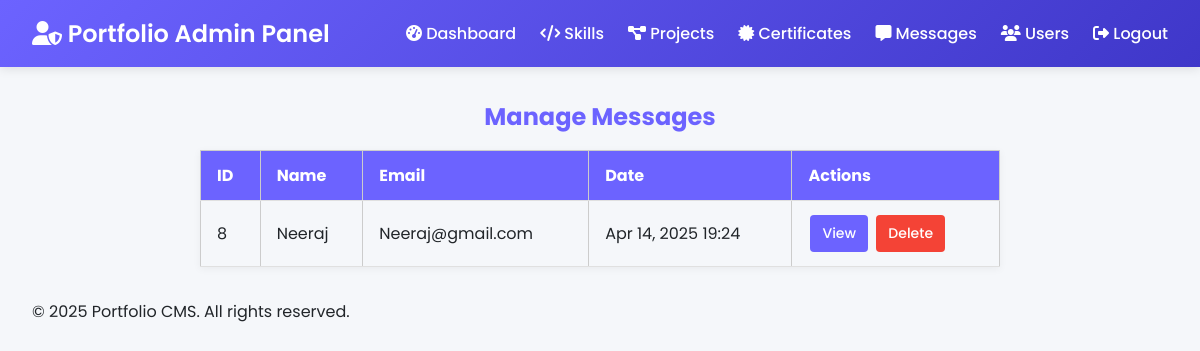
Screenshot of /admin/contact.php (signed in) with the database file from the repository.
### tables this page shows
CREATE TABLE `messages` (
  `id` int NOT NULL,
  `name` varchar(255) DEFAULT NULL,
  `email` varchar(255) DEFAULT NULL,
  `message` text,
  `sent_at` timestamp NULL DEFAULT CURRENT_TIMESTAMP
);

### admin/contact.php (the view, shortened to what this page needs)
<?php
require __DIR__.'/includes/database.php';
try {
    $stmt = $connect->prepare("SELECT * FROM messages ORDER BY sent_at DESC");
    $stmt->execute();
    $result = $stmt->get_result();
} catch(Exception $e) {
    die("Error retrieving messages: " . $e->getMessage());
}
include(__DIR__.'/includes/header.php');
?>
<div class="container">
    <h2>Manage Messages</h2>
    <?php if($result->num_rows > 0): ?>
        <table class="message-table">
            <thead>
                <tr>
                    <th>ID</th>
                    <th>Name</th>
                    <th>Email</th>
                    <th>Date</th>
                    <th>Actions</th>
                </tr>
            </thead>
            <tbody>
                <?php while($row = $result->fetch_assoc()): ?>
                <tr>
                    <td><?= htmlspecialchars($row['id']) ?></td>
                    <td><?= htmlspecialchars($row['name']) ?></td>
                    <td><?= htmlspecialchars($row['email']) ?></td>
                    <td><?= date('M j, Y H:i', strtotime($row['sent_at'])) ?></td>
                    <td>
                        <a href="contact_view.php?id=<?= $row['id'] ?>" class="btn view-btn">View</a>
                        <a href="contact.php?delete=<?= $row['id'] ?>" class="btn danger-btn" onclick="return confirm('Are you sure?')">Delete</a>
                    </td>
                </tr>
                <?php endwhile; ?>
            </tbody>
        </table>
    <?php else: ?>
        <p>No messages found</p>
    <?php endif; ?>
</div>
<?php include(__DIR__.'/includes/footer.php'); ?>

### admin/styles.css (style rules this page uses)
a:link, a:active, a:hover, a:visited { text-decoration: none; color: #b44824; }
table { width: 100%; border: 1px solid #ccc; border-spacing: 0; border-collapse: collapse; }
td, th { border: 1px solid #ccc; padding: 10px; }
th { white-space: nowrap; }
.btn { display: inline-block; padding: 5px 10px; margin: 2px; text-decoration: none; border-radius: 3px; }

### admin/includes/header.php (style rules this page uses)
:root { --primary-color:rgb(90, 157, 196); --secondary-color: #3f37c9; --accent-color:rgb(54, 170, 205); --light-color: #f8f9fa; --dark-color: #212529; --success-color: #4bb543; --warning-color: #f0ad4e; --danger-color: #d9534f; }
body { font-family: 'Poppins', sans-serif; margin: 0; padding: 0; background-color: #f5f7fa; color: var(--dark-color); }

### admin/contact.php (style rules this page uses)
:root { --primary-color: #6C63FF; --danger-color: #f44336; --success-color: #4CAF50; --text-color: #333; --bg-light: #f9f9f9; --border-color: #e0e0e0; --font-family: 'Poppins', sans-serif; }
.btn.view-btn, .btn.view-btn i, .btn.danger-btn, .btn.danger-btn i { color: #fff !important; }
.container { max-width: 800px; margin: 2rem auto; padding: 0 1rem; font-family: var(--font-family); }
h2 { color: var(--primary-color); margin-bottom: 1rem; text-align: center; }
.message-table { width: 100%; border-collapse: collapse; margin-top: 1rem; box-shadow: 0 2px 8px rgba(0,0,0,0.05); }
.message-table th, .message-table td { padding: 0.75rem 1rem; border-bottom: 1px solid var(--border-color); text-align: left; vertical-align: middle; }
.message-table thead { background-color: var(--primary-color); color: #fff; }
.btn { display: inline-block; padding: 0.5rem 0.75rem; border-radius: 4px; color: #f1f1f1; text-decoration: none; font-size: 0.875rem; font-weight: 500; transition: opacity 0.2s; }
.view-btn { background-color: var(--primary-color); color: #fff; }
.danger-btn { background-color: var(--danger-color); color: #fff; }

### rows the page displays
messages: id "8", name "Neeraj", email "Neeraj@gmail.com", sent_at "Apr 14, 2025 19:24"
